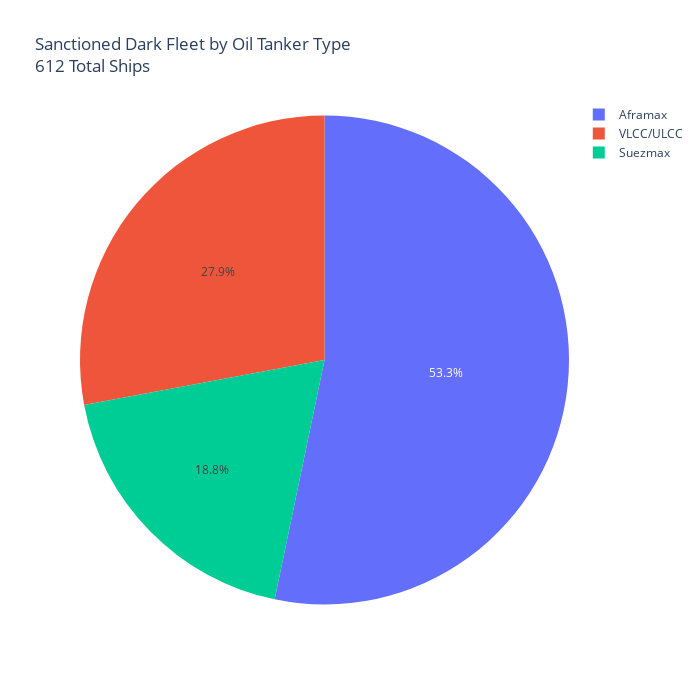

Notebook source saved alongside this figure:
### Markdown cell above
#### We see an almost 50/50 split between sanctioned crude oil tankers and handymax/panamax vessels.
Lets focus on the larger oil tankers

### Code cell
oil_ships = df.query('class_size=="Suezmax" or class_size=="VLCC/ULCC" or class_size=="Aframax"')
f"ships that transport oil: {oil_ships.shape[0]}"

pie_chart = oil_ships.groupby(['class_size']).count()

pie_chart = pie_chart.reset_index()
pie_chart = pie_chart.rename(columns={'name_TankerTrackers':'total_vessels'})
fig = px.pie(pie_chart, values='total_vessels', names='class_size', title=f"Sanctioned Dark Fleet by Oil Tanker Type <br>{oil_ships.shape[0]} Total Ships")
fig.update_layout(width=700, height=700)
fig.show()
fig.write_html("oil_piechart_interactive_plot.html")

### Figure 1 — Plotly figure (JSON) as saved in the notebook; plotly's stock layout.template omitted (floating-point values rounded to 4 significant figures)
{"data": [{"domain": {"x": [0, 1], "y": [0, 1]}, "hovertemplate": "class_size=%{label}<br>total_vessels=%{value}<extra></extra>", "labels": ["Aframax", "Suezmax", "VLCC/ULCC"], "legendgroup": "", "name": "", "showlegend": true, "type": "pie", "values": [326, 115, 171]}], "layout": {"height": 700, "legend": {"tracegroupgap": 0}, "title": {"text": "Sanctioned Dark Fleet by Oil Tanker Type <br>612 Total Ships"}, "width": 700}}
